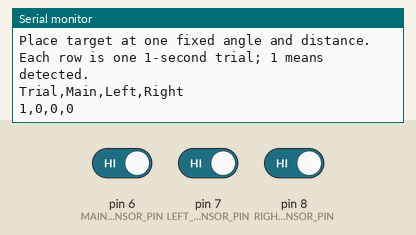
Bench run of a sketch on a simulated Arduino Uno, built with avr-gcc and run on an emulated ATmega328P. Parts: the last lines printed to the serial monitor. The inputs (shaded band) are chosen by the test bench; at power-on: pin 6 (MAIN_SENSOR_PIN) HIGH, pin 7 (LEFT_SENSOR_PIN) HIGH, pin 8 (RIGHT_SENSOR_PIN) HIGH.

Above: at 1.2 s.
1.3 s: pin 6 (MAIN_SENSOR_PIN) driven LOW
At 2.5 s:
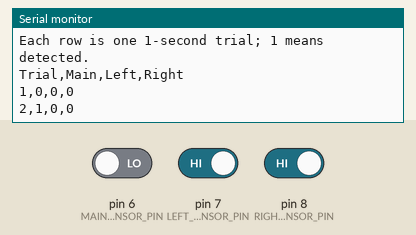
2.8 s: pin 7 (LEFT_SENSOR_PIN) driven LOW
At 3.8 s:
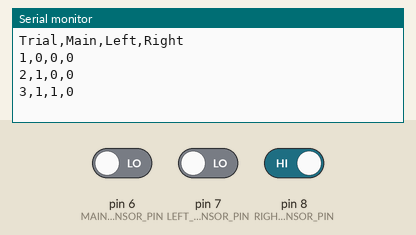
4.3 s: pin 8 (RIGHT_SENSOR_PIN) driven LOW
At 5.6 s:
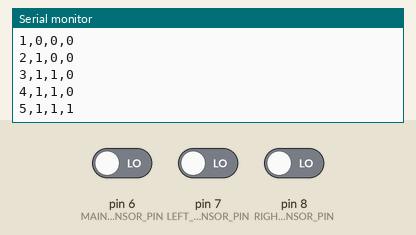
5.8 s: pin 6 (MAIN_SENSOR_PIN) driven HIGH
At 7.2 s:
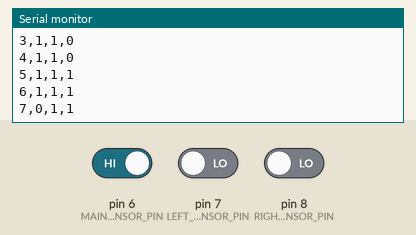
7.3 s: pin 7 (LEFT_SENSOR_PIN) driven HIGH
8.8 s: pin 8 (RIGHT_SENSOR_PIN) driven HIGH
At 10.8 s:
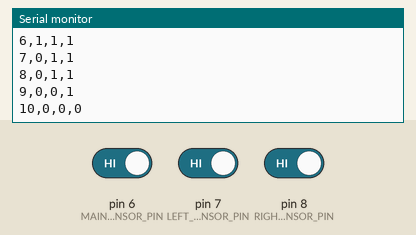
Timing chart, 0 to 11.3 s (numbered marks = the images above; inputs shaded):
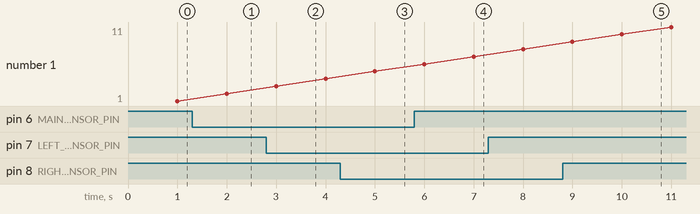

Measured:
- after the input at 1.3 s, the serial monitor: prints a new line after 0.70 s (image 1)
- after the input at 2.8 s, the serial monitor: prints a new line after 0.20 s (image 2)
- after the input at 4.3 s, the serial monitor: prints a new line after 0.70 s (image 3)
- after the input at 5.8 s, the serial monitor: prints a new line after 1.2 s (image 4)
- after the input at 8.8 s, the serial monitor: prints a new line after 1.2 s (image 5)

The sketch:

01_sensor_reception.ino
```cpp
#include <Arduino.h>

// MQ Sentinel sensor test: TSOP38238 outputs are active-low.
const int MAIN_SENSOR_PIN = 6;
const int LEFT_SENSOR_PIN = 7;
const int RIGHT_SENSOR_PIN = 8;
const unsigned long SAMPLE_INTERVAL_MS = 1000;

unsigned long lastSample = 0;
int trialNumber = 0;
bool mainSeen = false;
bool leftSeen = false;
bool rightSeen = false;

void setup() {
  Serial.begin(9600);
  pinMode(MAIN_SENSOR_PIN, INPUT);
  pinMode(LEFT_SENSOR_PIN, INPUT);
  pinMode(RIGHT_SENSOR_PIN, INPUT);
  lastSample = millis();
  Serial.println("Sensor reception test");
  Serial.println("Place target at one fixed angle and distance.");
  Serial.println("Each row is one 1-second trial; 1 means detected.");
  Serial.println("Trial,Main,Left,Right");
}

void loop() {
  // Watch continuously through the full window so brief IR envelope pulses are less likely to be missed.
  if (digitalRead(MAIN_SENSOR_PIN) == LOW) mainSeen = true;
  if (digitalRead(LEFT_SENSOR_PIN) == LOW) leftSeen = true;
  if (digitalRead(RIGHT_SENSOR_PIN) == LOW) rightSeen = true;

  if (millis() - lastSample >= SAMPLE_INTERVAL_MS) {
    lastSample += SAMPLE_INTERVAL_MS;
    trialNumber++;
    Serial.print(trialNumber); Serial.print(',');
    Serial.print(mainSeen ? 1 : 0); Serial.print(',');
    Serial.print(leftSeen ? 1 : 0); Serial.print(',');
    Serial.println(rightSeen ? 1 : 0);
    mainSeen = false;
    leftSeen = false;
    rightSeen = false;
  }
}
```
